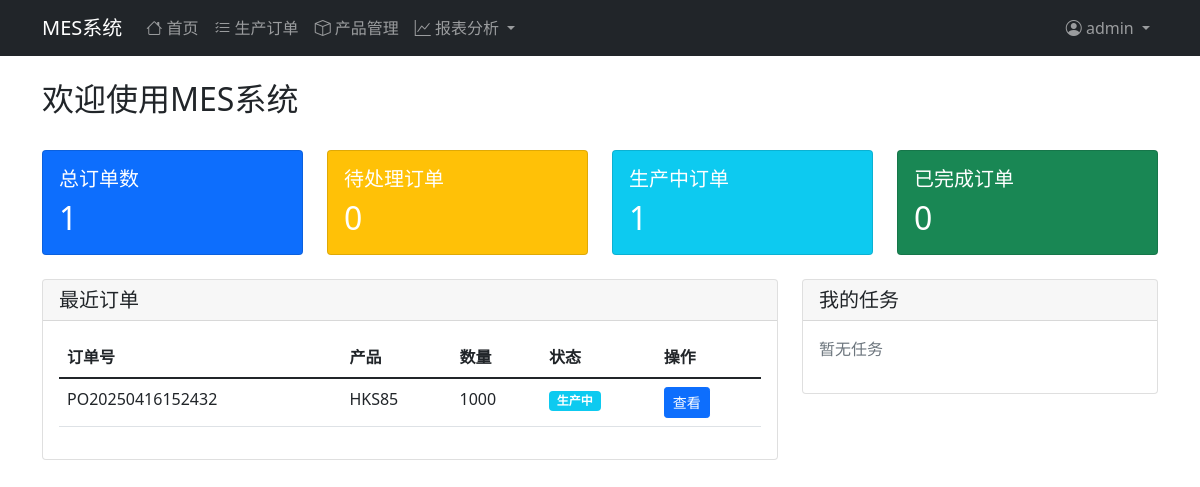
The page / (signed in) on the database its author committed.
### app/models/user.py (models this page shows, shortened)
class User(UserMixin, db.Model):
    __tablename__ = 'users'
    id = db.Column(db.Integer, primary_key=True)
    username = db.Column(db.String(64), unique=True, nullable=False)
    email = db.Column(db.String(120))  # 可选字段
    password_hash = db.Column(db.String(128))
    created_at = db.Column(db.DateTime, default=datetime.utcnow)
    role = db.Column(db.String(20), default='operator')  # operator, supervisor, admin

### app/models/production.py (models this page shows, shortened)
class ProductionOrder(db.Model):
    __tablename__ = 'production_orders'
    id = db.Column(db.Integer, primary_key=True)
    order_number = db.Column(db.String(50), unique=True, nullable=False)
    product_id = db.Column(db.Integer, db.ForeignKey('products.id'), nullable=False)
    quantity = db.Column(db.Integer, nullable=False)
    start_time = db.Column(db.DateTime)
    end_time = db.Column(db.DateTime)
    status = db.Column(db.String(20), nullable=False, default='pending')  # pending, in_progress, completed, cancelled
    created_at = db.Column(db.DateTime, default=datetime.utcnow)
    created_by = db.Column(db.Integer, db.ForeignKey('users.id'), nullable=False)
    product = db.relationship('Product', backref=db.backref('orders', lazy=True))
    creator = db.relationship('User', backref=db.backref('created_orders', lazy=True))

class Product(db.Model):
    __tablename__ = 'products'
    id = db.Column(db.Integer, primary_key=True)
    code = db.Column(db.String(50), unique=True, nullable=False)
    name = db.Column(db.String(100), nullable=False)
    description = db.Column(db.Text)
    unit = db.Column(db.String(20), nullable=False)
    created_at = db.Column(db.DateTime, default=datetime.utcnow)

### app/routes/main.py (the view)
@bp.route('/')
@login_required
def index():
    total_orders = ProductionOrder.query.count()
    pending_orders = ProductionOrder.query.filter_by(status='pending').count()
    in_progress_orders = ProductionOrder.query.filter_by(status='in_progress').count()
    completed_orders = ProductionOrder.query.filter_by(status='completed').count()
    recent_orders = ProductionOrder.query.order_by(ProductionOrder.created_at.desc()).limit(5).all()
    if current_user.role == 'operator':
        user_tasks = ProductionProgress.query.filter_by(
            operator_id=current_user.id,
            status='in_progress'
        ).all()
    else:
        user_tasks = []
    return render_template('main/index.html',
                         total_orders=total_orders,
                         pending_orders=pending_orders,
                         in_progress_orders=in_progress_orders,
                         completed_orders=completed_orders,
                         recent_orders=recent_orders,
                         user_tasks=user_tasks)

### app/models/user.py (called while the page is built)
@login_manager.user_loader
def load_user(id):
    return User.query.get(int(id))

### app/templates/main/index.html (shortened to what this page needs)
{% extends "base.html" %}
{% block content %}
<div class="row">
    <div class="col-md-12 mb-4">
        <h2>欢迎使用MES系统</h2>
    </div>
</div>
<div class="row">
    <div class="col-md-3 mb-4">
        <div class="card text-white bg-primary">
            <div class="card-body">
                <h5 class="card-title">总订单数</h5>
                <h2 class="card-text">{{ total_orders }}</h2>
            </div>
        </div>
    </div>
    <div class="col-md-3 mb-4">
        <div class="card text-white bg-warning">
            <div class="card-body">
                <h5 class="card-title">待处理订单</h5>
                <h2 class="card-text">{{ pending_orders }}</h2>
            </div>
        </div>
    </div>
    <div class="col-md-3 mb-4">
        <div class="card text-white bg-info">
            <div class="card-body">
                <h5 class="card-title">生产中订单</h5>
                <h2 class="card-text">{{ in_progress_orders }}</h2>
            </div>
        </div>
    </div>
    <div class="col-md-3 mb-4">
        <div class="card text-white bg-success">
            <div class="card-body">
                <h5 class="card-title">已完成订单</h5>
                <h2 class="card-text">{{ completed_orders }}</h2>
            </div>
        </div>
    </div>
</div>
<div class="row">
    <div class="col-md-8 mb-4">
        <div class="card">
            <div class="card-header">
                <h5 class="card-title mb-0">最近订单</h5>
            </div>
            <div class="card-body">
                <div class="table-responsive">
                    <table class="table">
                        <thead>
                            <tr>
                                <th>订单号</th>
                                <th>产品</th>
                                <th>数量</th>
                                <th>状态</th>
                                <th>操作</th>
                            </tr>
                        </thead>
                        <tbody>
                            {% for order in recent_orders %}
                            <tr>
                                <td>{{ order.order_number }}</td>
                                <td>{{ order.product.name }}</td>
                                <td>{{ order.quantity }}</td>
                                <td>
                                    {% if order.status == 'pending' %}
                                    <span class="badge bg-warning">待处理</span>
                                    {% elif order.status == 'in_progress' %}
                                    <span class="badge bg-info">生产中</span>
                                    {% elif order.status == 'completed' %}
                                    <span class="badge bg-success">已完成</span>
                                    {% endif %}
                                </td>
                                <td>
                                    <a href="{{ url_for('production.order_detail', id=order.id) }}" class="btn btn-sm btn-primary">
                                        查看
                                    </a>
                                </td>
                            </tr>
                            {% endfor %}
                        </tbody>
                    </table>
                </div>
            </div>
        </div>
    </div>
    <div class="col-md-4 mb-4">
        <div class="card">
            <div class="card-header">
                <h5 class="card-title mb-0">我的任务</h5>
            </div>
            <div class="card-body">
                {% if user_tasks %}
                <div class="list-group">
                    {% for task in user_tasks %}
                    <a href="{{ url_for('production.order_detail', id=task.order_id) }}" class="list-group-item list-group-item-action">
                        <div class="d-flex w-100 justify-content-between">
                            <h6 class="mb-1">{{ task.process.name }}</h6>
                            <small>{{ task.order.order_number }}</small>
                        </div>
                        <p class="mb-1">产品：{{ task.order.product.name }}</p>
                        <small>进度：{{ task.quantity_completed }}/{{ task.order.quantity }}</small>
                    </a>
                    {% endfor %}
                </div>
                {% else %}
                <p class="text-muted">暂无任务</p>
                {% endif %}
            </div>
        </div>
    </div>
</div>
{% endblock %}

### app/templates/base.html (shortened to what this page needs)
<!DOCTYPE html>
<html lang="zh">
<head>
    <link href="https://cdn.jsdelivr.net/npm/bootstrap@5.1.3/dist/css/bootstrap.min.css" rel="stylesheet">
    <link href="https://cdn.jsdelivr.net/npm/bootstrap-icons@1.8.1/font/bootstrap-icons.css" rel="stylesheet">
</head>
<body>
    <nav class="navbar navbar-expand-lg navbar-dark bg-dark">
        <div class="container">
            <a class="navbar-brand" href="{{ url_for('main.index') }}">MES系统</a>
            <div class="collapse navbar-collapse" id="navbarNav">
                {% if current_user.is_authenticated %}
                <ul class="navbar-nav me-auto">
                    <li class="nav-item">
                        <a class="nav-link" href="{{ url_for('main.index') }}">
                            <i class="bi bi-house"></i> 首页
                        </a>
                    </li>
                    <li class="nav-item">
                        <a class="nav-link" href="{{ url_for('production.orders') }}">
                            <i class="bi bi-list-check"></i> 生产订单
                        </a>
                    </li>
                    <li class="nav-item">
                        <a class="nav-link" href="{{ url_for('process.products') }}">
                            <i class="bi bi-box"></i> 产品管理
                        </a>
                    </li>
                    <li class="nav-item dropdown">
                        <a class="nav-link dropdown-toggle" href="#" id="reportDropdown" role="button" data-bs-toggle="dropdown">
                            <i class="bi bi-graph-up"></i> 报表分析
                        </a>
                    </li>
                </ul>
                <ul class="navbar-nav">
                    <li class="nav-item dropdown">
                        <a class="nav-link dropdown-toggle" href="#" id="navbarDropdown" role="button" data-bs-toggle="dropdown">
                            <i class="bi bi-person-circle"></i> {{ current_user.username }}
                        </a>
                    </li>
                </ul>
                {% endif %}
            </div>
        </div>
    </nav>
    <div class="container mt-4">
        {% block content %}{% endblock %}
    </div>
</body>
</html>

### rows shown on the page
User: username "admin"
ProductionOrder: order_number "PO20250416152432", product.name "HKS85", quantity "1000", status "生产中"

### other values the page prints
{{ total_orders }} "1"
{{ pending_orders }} "0"
{{ in_progress_orders }} "1"
{{ completed_orders }} "0"
